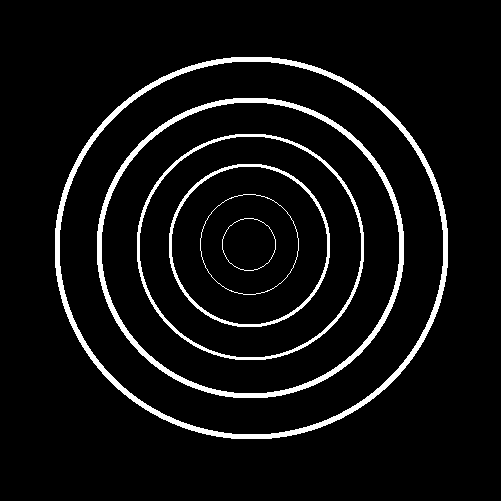
#> input picture Samples/circles.png, 501 x 501 px
$ python Exo5.py
#> lines starting #> are read from the running program, lines starting #| are printed output that depends on the picture; after the words box and inside, x2 and y2 are one past the last pixel; in counts of white or black regions, pixels touching at a corner belong together
############################################################################
# Partical sesssion : Geometric Transformations on Digital Images          #
#                                                                          #
# Author : Phuc Ngo                                                        #
#                                                                          #
# Date : August 2023                                                       #
#                                                                          #
############################################################################

import cv2 as cv
import numpy as np

title_window = "Input binary image"

#Function to read the value of a pixel in image
def getPixelValue(img, row : int, col : int) -> int:
    height,width = img.shape[:2] #Get the dimension of the image
    if(row<height and row>=0 and col<width and col>=0):
        return img[row,col]
    return -1

#Verify whether the four pixels ([a, b], [c, d] form non well-composed configuration
def isFobidenWellComposedConfigutation(a: int, b: int, c: int, d: int) -> bool:
    if(a!=0 and b==0 and c==0 and d!=0):
        return ((a+b)==255 and (c+d)==255) #As in binary image, white pixel = 255

#Verify whether the given image is well-composed (it does not contain forbidden configuration)
def verifyWellComposedImage(image_in) -> bool:
    #Get dimensions of image
    height, width = image_in.shape[:2]
    #Scan the image and check for the forbidden configuration
    for i in range(height-1):#Row
        for j in range(width-1):#Col
            #TODO: Get the four pixels that form a square of 2x2 (Indication: use getPixelValue for the four pixel (i,j), (i+1, j), (j+1,i), (i+1, j+1))
            a = getPixelValue(image_in, i, j)
            b = getPixelValue(image_in, i+1, j)
            c = getPixelValue(image_in, i, j+1)
            d = getPixelValue(image_in, i+1, j+1)
            #TODO: Call isFobidenWellComposedConfigutation to detect whether the four pixels form a non well-composed configuration
            if isFobidenWellComposedConfigutation(a, b, c, d)==True:
                return False #Image is not well-composed
    return True #No forbidden configuration detected, image is well-composed

###################################
########### Main program ##########
###################################

#Read an image given the filename
#TODO: Change filename here
filename = "../Samples/circles.png"
img = cv.imread(cv.samples.findFile(filename), cv.IMREAD_GRAYSCALE)
#> img: shape (501, 501); 6.3% white; 6 white regions, box (x1, y1, x2, y2) and area: (55, 57, 448, 439) 6362, (97, 98, 404, 398) 4930, (137, 134, 364, 360) 2322, (169, 164, 330, 327) 1640, (200, 194, 299, 295) 284, (222, 218, 276, 271) 150
#Convert image to a binary image with threshold=125 for example
th_val, img_binary = cv.threshold(img,125,255,cv.THRESH_BINARY)
#Display the input binary image
cv.imshow(title_window,img_binary)

#TODO: call verifyWellComposedImage to verify the well-composedness of img_binary
is_well_composed = verifyWellComposedImage(img_binary)
#> the loop in verifyWellComposedImage, `for i in range(height-1):#Row` made 195 passes
#Display the result
if(is_well_composed):
    print("Input image is well-composed")
else:
    print("Input image is not well-composed")

###################################
## Optional: Connected component ##
###################################

#Compute the connected components for 4-connectivity
nb_labels, labels = cv.connectedComponents(img_binary, connectivity=4)
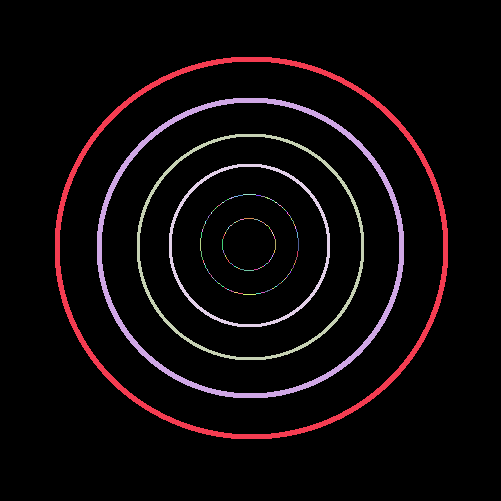
#> labels: shape (501, 501) int32; 177 distinct labels, from 0 to 176; one colour per label, 0 black

#Map component labels to hue value color
label_hue = np.uint8(1000*labels/np.max(labels))
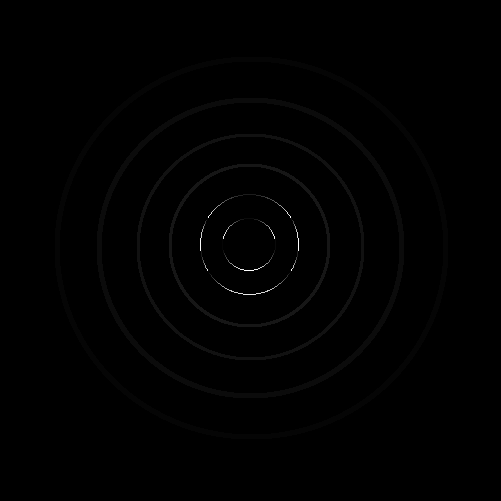
#> label_hue: shape (501, 501); min 0, max 255, mean 0.9
blank_ch = 255*np.ones_like(label_hue)
labeled_img = cv.merge([label_hue, blank_ch, blank_ch])
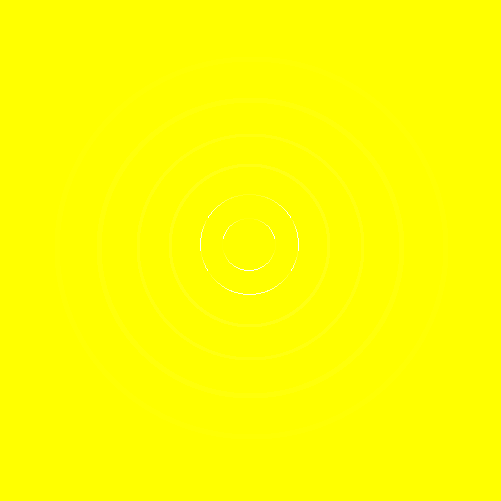
#> labeled_img: shape (501, 501, 3); mean of channels 0, 1, 2 0.9, 255, 255; drawn as B, G, R

#Convert to color image for display
labeled_img = cv.cvtColor(labeled_img, cv.COLOR_HSV2BGR)
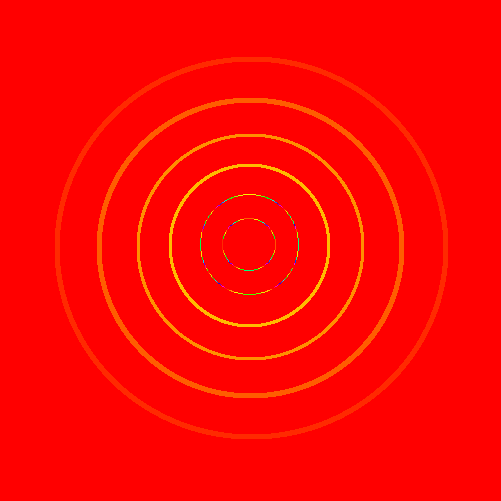
#> labeled_img: shape (501, 501, 3); mean B, G, R 0.1, 5.7, 254.8

#Set background label to black
labeled_img[label_hue==0] = 0
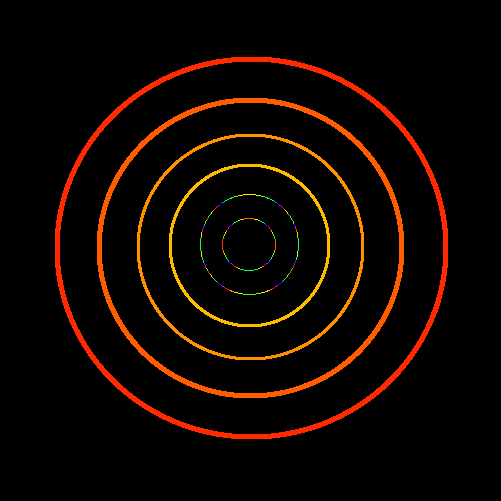
#> labeled_img: shape (501, 501, 3); mean B, G, R 0.1, 5.7, 15.7

#Display the labelled image
cv.imshow("Labelled image",labeled_img)
#Save the labelled image
cv.imwrite("../Results/labelled_image.png",labeled_img)

#Wait for any key then close all the windows
key = cv.waitKey()
#> (key Esc is pressed here)
cv.destroyAllWindows()

$ run again, with Samples/retina.png copied over Samples/circles.png
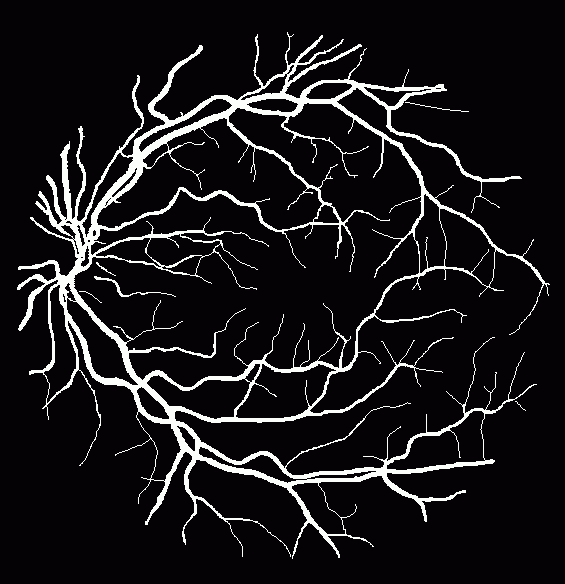
#> input picture Samples/retina.png, 565 x 584 px
#> img: shape (584, 565); values 0 (black) and 253 (white), 8.7% white; 6 white regions (1 under 20 px), largest, box (x1, y1, x2, y2) and area: (17, 32, 550, 559) 28544, (94, 276, 176, 297) 168, (405, 102, 469, 112) 64, (96, 262, 116, 276) 36, (79, 291, 102, 303) 23
#> the loop in verifyWellComposedImage, `for i in range(height-1):#Row` made 74 passes
#> `nb_labels, labels = cv.connectedComponents(img_binary, connectivity=4)`:
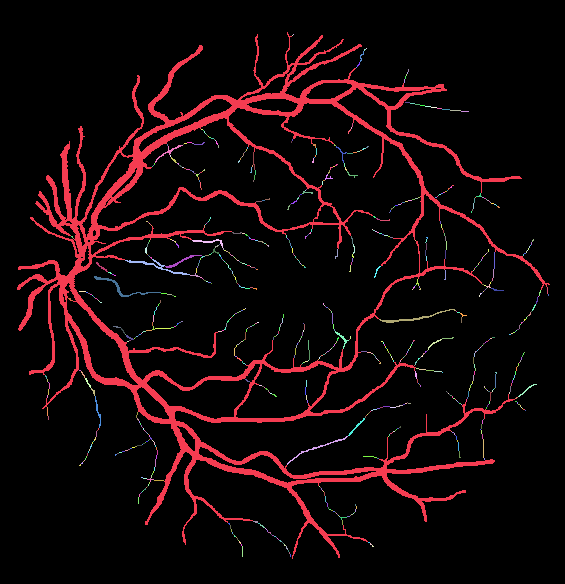
#> labels: shape (584, 565) int32; 900 distinct labels, from 0 to 899; one colour per label, 0 black
#> `labeled_img[label_hue==0] = 0`:
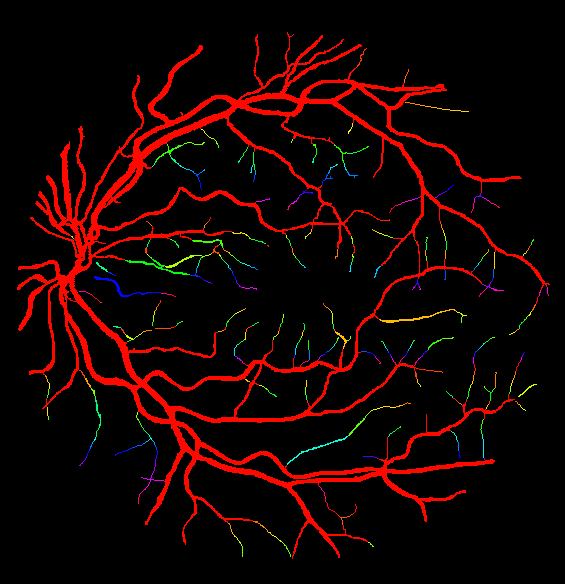
#> labeled_img: shape (584, 565, 3); mean B, G, R 1, 2.4, 20.8
